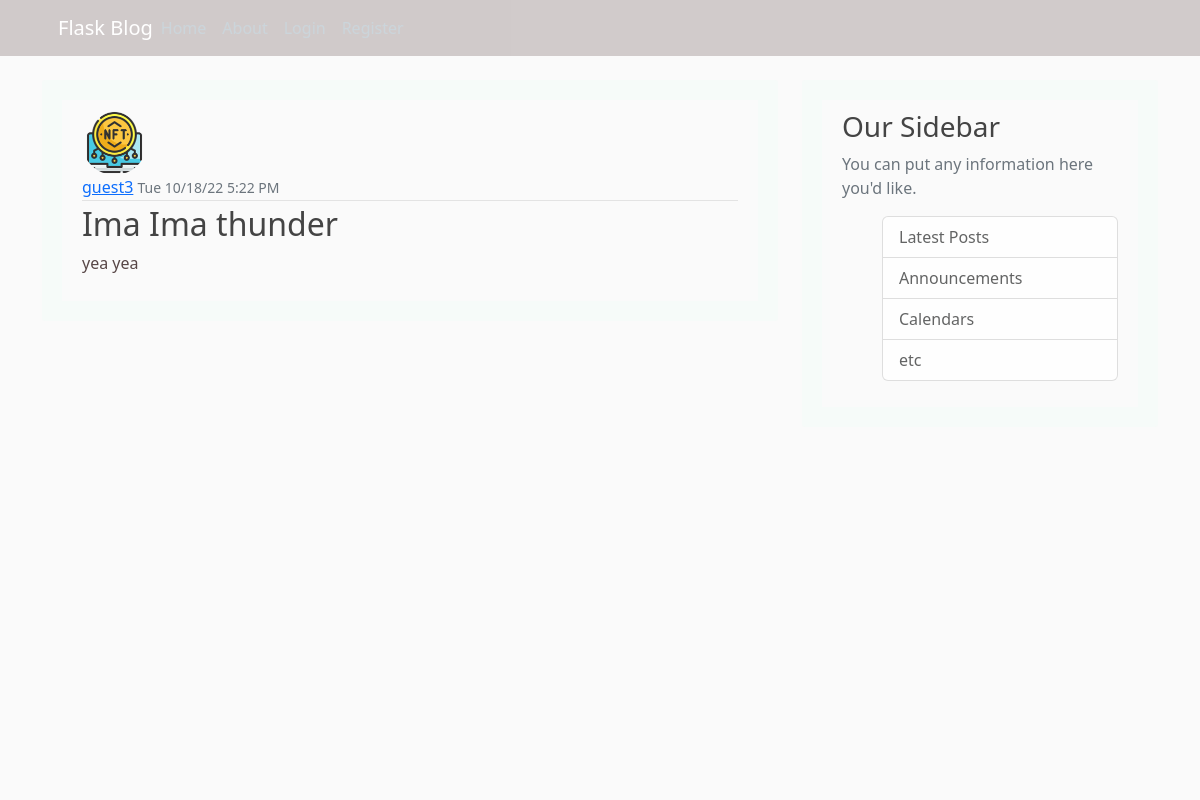
The page /post/18 on the database its author committed.
### flask_blog/models.py (models this page shows, shortened)
class User(db.Model, UserMixin):
    id = db.Column(db.Integer, primary_key=True)
    username = db.Column(db.String(20), unique=True, nullable=False)
    email = db.Column(db.String(120), unique=True, nullable=False)
    image_file = db.Column(db.String(20), nullable=False, default='default.jpg')
    password = db.Column(db.String(20), unique=True, nullable=False)
    posts = db.relationship('Post', backref='author', lazy=True)

class Post(db.Model):
    id = db.Column(db.Integer, primary_key=True)
    title = db.Column(db.String(250), nullable=False)
    date_posted = db.Column(db.DateTime, nullable=False, default=datetime.utcnow)
    content = db.Column(db.Text, nullable=False)
    user_id = db.Column(db.Integer, db.ForeignKey('user.id'), nullable=False)

### flask_blog/posts/routes.py (the view)
@posts.route("/post/<int:post_id>")
def post(post_id):
    post = Post.query.get_or_404(post_id)
    return render_template('post.html', title=post.title, post=post)

### flask_blog/templates/post.html (shortened to what this page needs)
{% extends "layout.html" %}
{% block content %}
    <article class="media content-section">
      <img class="rounded-circle article-img" src="{{ url_for('static', filename='profile_pics/' + post.author.image_file) }}" alt="pic">
        <div class="media-body">
          <div class="article-metadata">
            <a class="mr-2" href="{{ url_for('users.user_posts', username=post.author.username) }}">{{ post.author.username }}</a>
            <small class="text-muted">{{ post.date_posted.strftime('%a %m/%d/%y %-I:%M %p') }}</small>
          </div>
          <h2 class="article-title" >{{ post.title }}</h2>
          <p class="article-content">{{ post.content }}</p>
        </div>
    </article>
   {% endblock content %}

### flask_blog/static/main.css (style rules this page uses)
body { background: #fafafa; color: #574646; margin-top: 5rem; }
h1, h2, h3, h4, h5, h6 { color: #444444; }
.content-section { background: #fafafae7; padding: 10px 20px; border: 20px solid #00ff8805; border-radius: 3px; margin-bottom: 20px; }
.article-title { color: #444444; }
.article-content { white-space: pre-line; }
.article-img { height: 65px; width: 65px; margin-right: 16px; }
.article-metadata { padding-bottom: 1px; margin-bottom: 4px; border-bottom: 1px solid #e3e3e3 }

### rows shown on the page
User: image_file (picture), author.username "guest3"
Post: date_posted "Tue 10/18/22 5:22 PM", title "Ima Ima thunder", content "yea yea"
